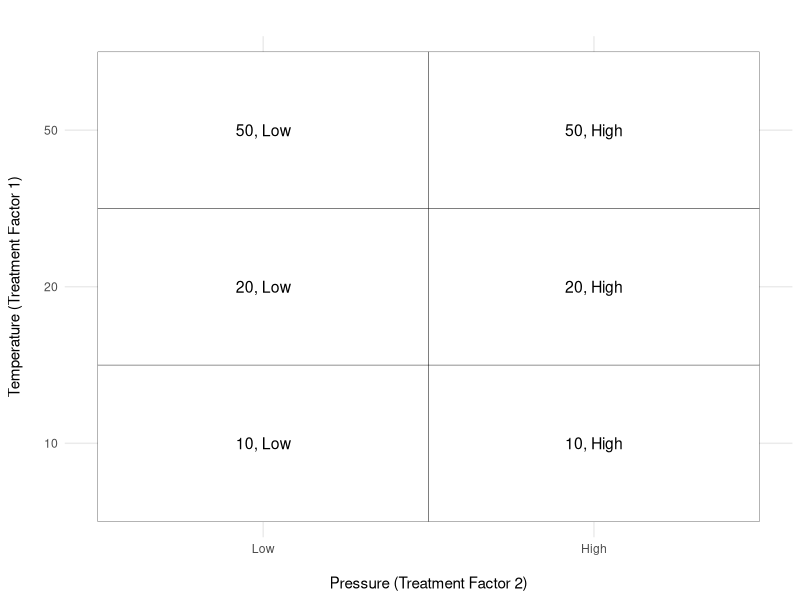

This figure's R source:
## ---- chunk 1

# Load ggplot2 library
library(ggplot2)

# Create a data frame for treatment levels and combinations
data <- expand.grid(Factor1 = c("10", "20", "50"),
                    Factor2 = c("Low", "High"))

data$Treatment <- paste(data$Factor1, data$Factor2, sep = ", ")

# Plot using ggplot2
ggplot(data, aes(x = Factor2, y = Factor1, label = Treatment)) +
  geom_tile(color = "black", fill = "white") +
  geom_text(size = 4) +
  theme_minimal() +
  labs(title = "",
       x = "\nPressure (Treatment Factor 2)",
       y = "Temperature (Treatment Factor 1)\n") +
  theme(plot.title = element_text(hjust = 0.5, size = 16))


